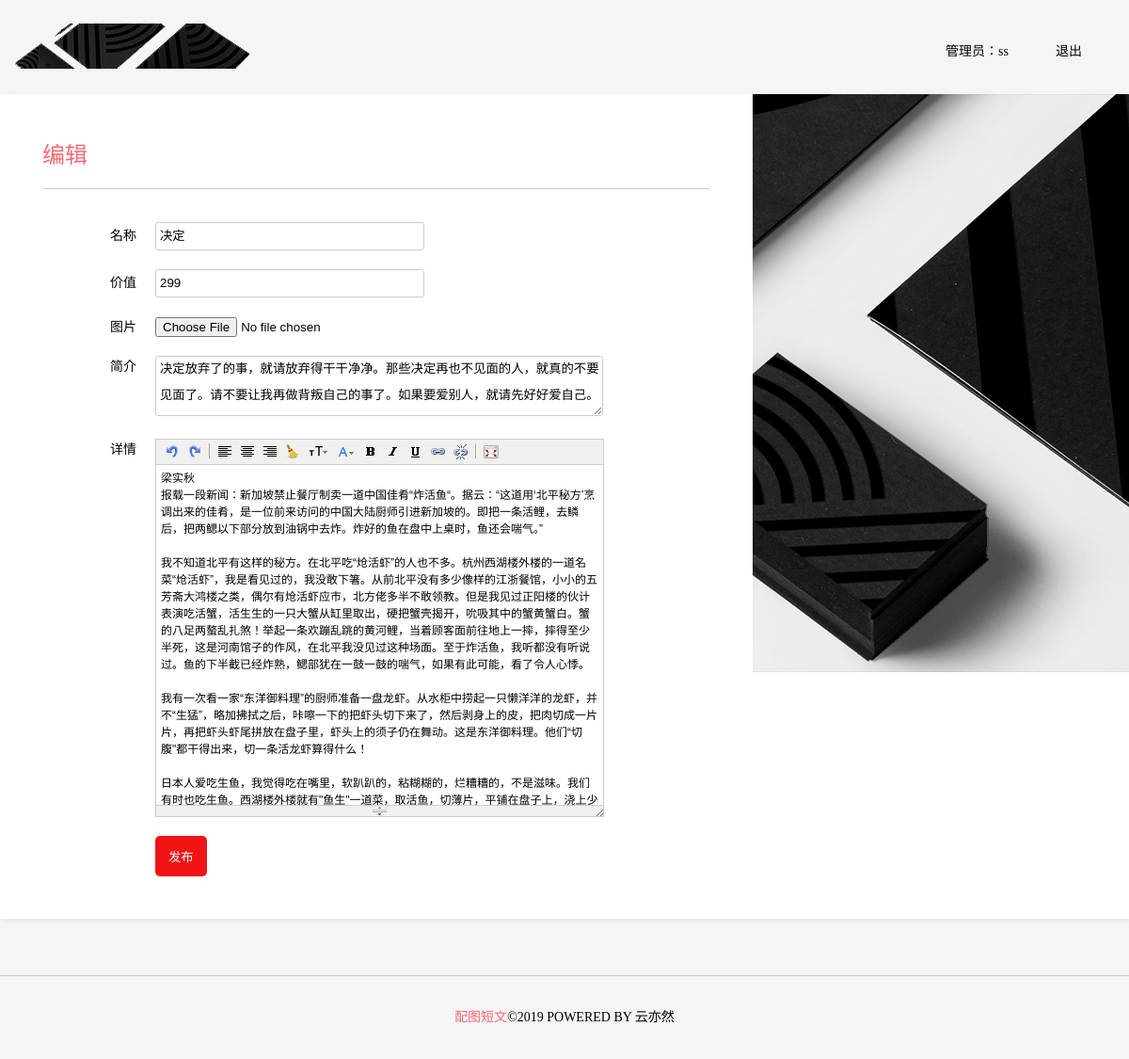
The app's page /edit.php?id=23 (signed in) with its own data.
### tables this page shows
CREATE TABLE `im_goods` (
  `id` int(11) NOT NULL AUTO_INCREMENT COMMENT '商品id',
  `goods_name` varchar(100) DEFAULT NULL COMMENT '商品名称',
  `price` int(11) DEFAULT NULL COMMENT '商品价格',
  `pic` varchar(255) DEFAULT NULL COMMENT '商品图片',
  `des` varchar(200) DEFAULT NULL COMMENT '商品简介',
  `content` longtext COMMENT '商品详细信息',
  `user_id` int(11) DEFAULT NULL COMMENT '用户id',
  `create_time` int(11) DEFAULT NULL COMMENT '发布时间',
  `update_time` int(11) DEFAULT NULL COMMENT '修改时间',
  `goods_view` int(11) DEFAULT NULL COMMENT '浏览次数',
  PRIMARY KEY (`id`)
);

### edit.php (the view, shortened to what this page needs)
<?php
$user = $_SESSION['user'];
$goodsId = isset($_GET['id']) && is_numeric($_GET['id'])?intval($_GET['id']):'';
$sql = "SELECT * FROM im_goods WHERE id = '{$goodsId}'";
$obj = mysql_query($sql);
if(!$goods = mysql_fetch_assoc($obj))
{
    msg(2,'东西不存在','index.php');
}
?>
<!DOCTYPE html>
<html lang="en">
<head>
    <link type="text/css" rel="stylesheet" href="./static/css/common.css">
    <link type="text/css" rel="stylesheet" href="./static/css/add.css">
</head>
<body>
<div class="header">
    <div class="logo f1">
        <img src="./static/image/logo.png">
    </div>
    <div class="auth fr">
        <ul>
            <li><span>管理员：<?php echo $user['username'] ?></span></li>
            <li><a href="login_out.php">退出</a></li>
        </ul>
    </div>
</div>
<div class="content">
    <div class="addwrap">
        <div class="addl fl">
            <header>编辑</header>
            <form name="publish-form" id="publish-form" action="do_edit.php" method="post"
                  enctype="multipart/form-data">
                <div class="additem">
                    <label id="for-name">名称</label><input type="text" name="name" id="name" placeholder="请输入名称" value="<?php echo $goods['goods_name']?>">
                </div>
                <div class="additem">
                    <label id="for-price">价值</label><input type="text" name="price" id="price" placeholder="请输入价值" value="<?php echo $goods['price']?>" >
                </div>
                <div class="additem">
                    <label id="for-file">图片</label><input type="file" accept="image/png,image/gif,image/jpeg" id="file" name="file">
                </div>
                <div class="additem textwrap">
                    <label class="ptop" id="for-des">简介</label>
                    <textarea id="des" name="des" placeholder="请输入简介"><?php echo $goods['des']?></textarea>
                </div>
                <div class="additem textwrap">
                    <label class="ptop" id="for-content">详情</label>
                    <div style="margin-left: 120px" id="container">
                    </div>
                </div>
                <div style="margin-top: 20px">
                    <button type="submit">发布</button>
                </div>
            </form>
        </div>
        <div class="addr fr">
            <img src="./static/image/index_banner.png">
        </div>
    </div>
</div>
<div class="footer">
    <p><span>配图短文</span>©2019 POWERED BY 云亦然</p>
</div>
</body>
</html>

### static/css/common.css (style rules this page uses)
* { margin:0; padding:0; }
body { font-size:14px;font-family:"microsoft YaHei"; background:#f4f5f7; }
a { text-decoration:none; }
.fl { float:left; }
.fr { float:right; }
.header { overflow: hidden; width:1200px; height: 50px; margin:25px auto 0 auto; }
.header .logo { width:300px; float:left; }
.header .auth { float:right; }
.header ul { list-style: none;overflow: hidden;line-height:60px; }
.header ul li { float:left;margin-right:50px; }
.header ul li a { color:#000; }
.content { width: 1200px; height:auto; margin: 0 auto; margin-top:20px; }
.footer { height:88px; margin:60px auto 0 auto; width:1200px; border-top:1px solid #CCC; overflow:hidden; }
.footer p { text-align: center;line-height: 88px;margin:0px; }
.footer p span { color:#f96972; }

### static/css/add.css (style rules this page uses)
.addwrap { background:#fff;width:1200px;box-shadow: 2px 2px 5px #e5e6e8;overflow: hidden;margin:25px 0 40px 0; }
.addl { padding:45px;width:710px; }
.addl header { color:#f96972;font-size:24px;border-bottom:1px solid #ccc;padding-bottom: 20px; }
.addl form { margin-top:35px; }
.addl .additem label { display:inline-block;width:100px;text-align: right;margin-right:20px; }
.addl .additem input[type='text'],.addl .additem textarea { width:280px;border-radius:3px;border:1px solid #ccc;line-height: 28px;margin-bottom: 20px;padding-left:4px; }
.addl .additem input[type='file'] { margin-bottom: 20px; }
.textwrap { position:relative; }
.addl .additem .ptop { position:absolute; }
.addl .additem textarea { margin-left: 120px;width:470px;height:62px; }
.addl form button { margin-left:120px;color:#fff;background:#f01414;border-radius:5px;border:none;padding:12px 14px; }

### records on screen
im_goods: name "决定", price "299", des "决定放弃了的事，就请放弃得干干净净。那些决定再也不见面的人，就真的不要见面了。请不要让我再做背叛自己的事了。如果要爱别人，就请先好好爱自己。"

### other values on screen
$user['username'] "ss"
